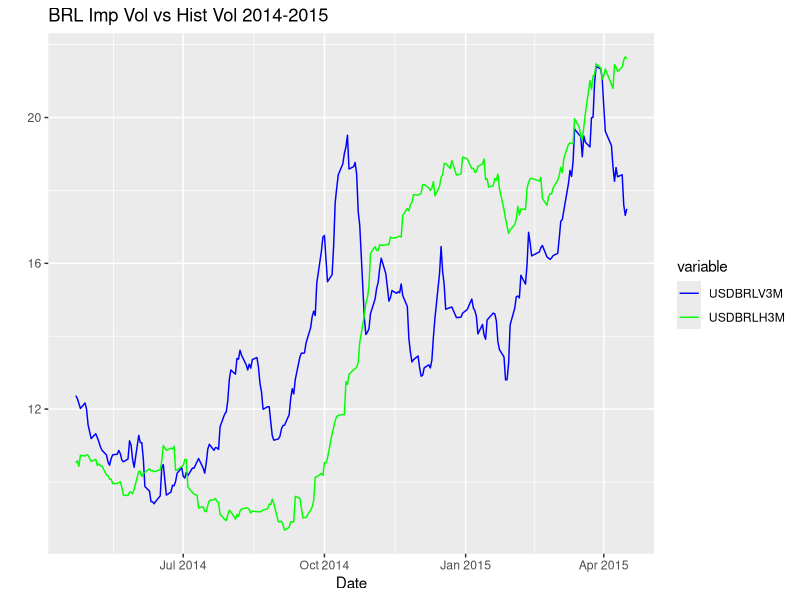
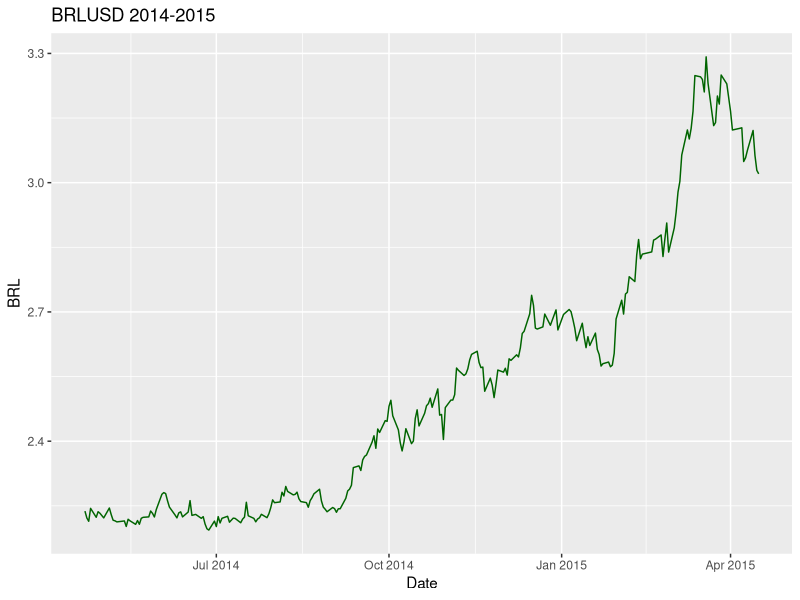
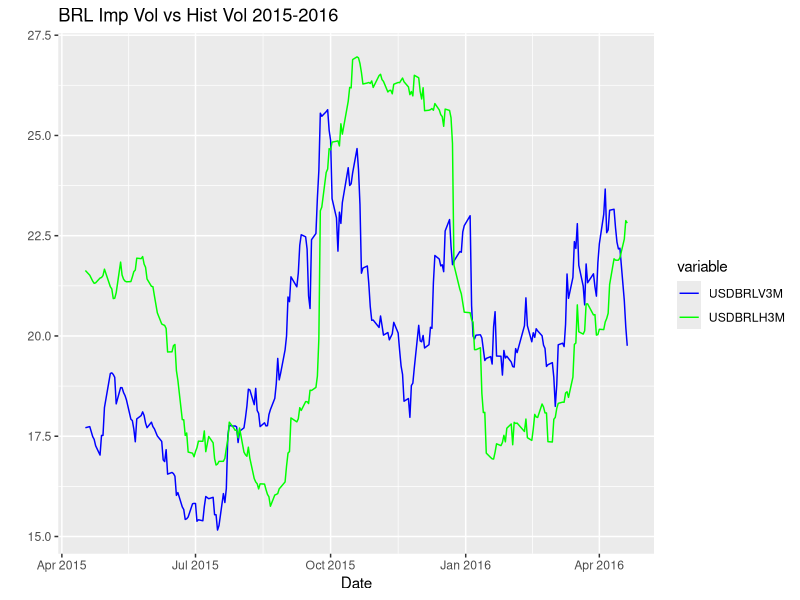
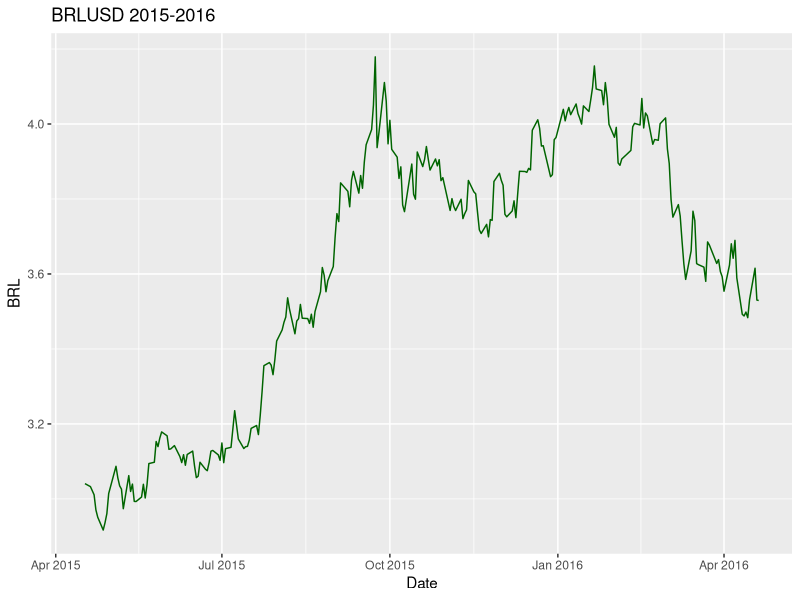
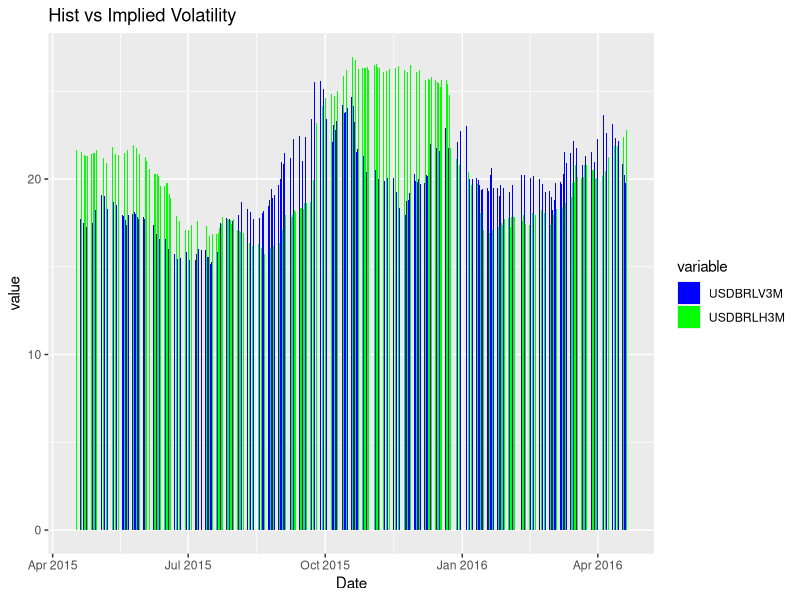
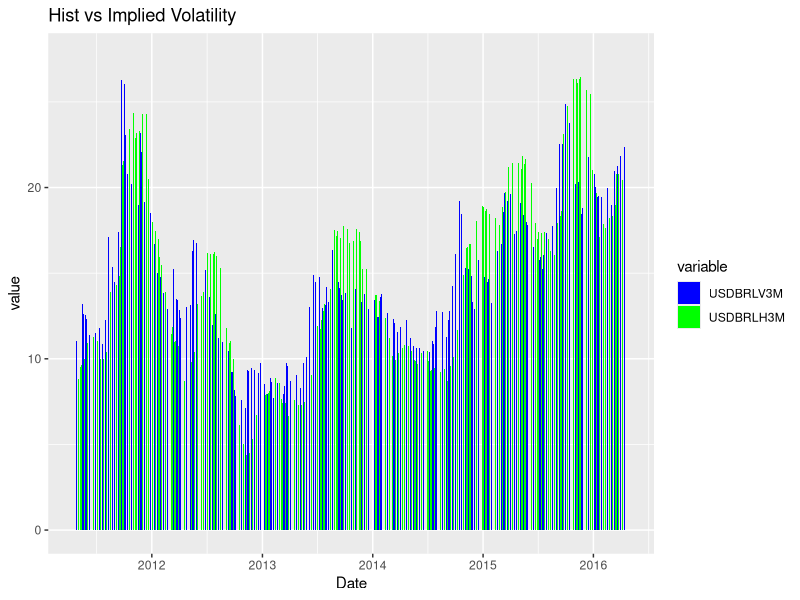
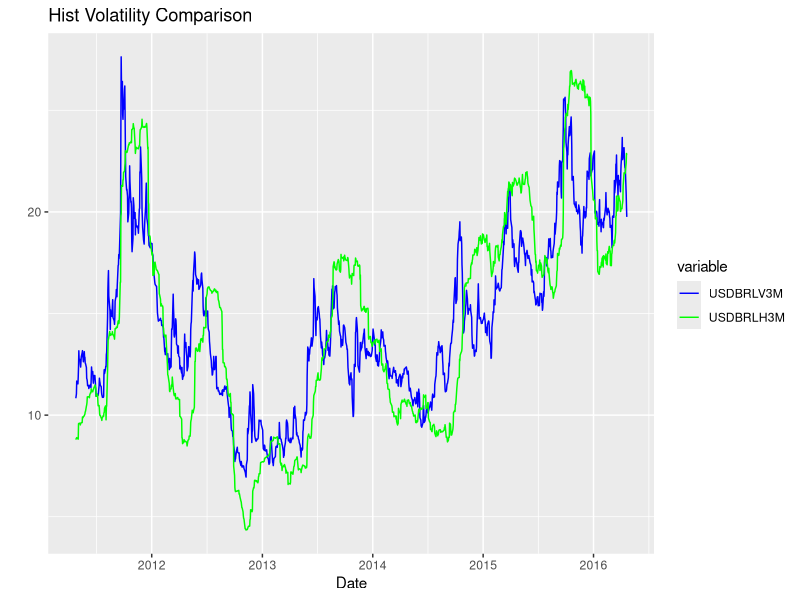
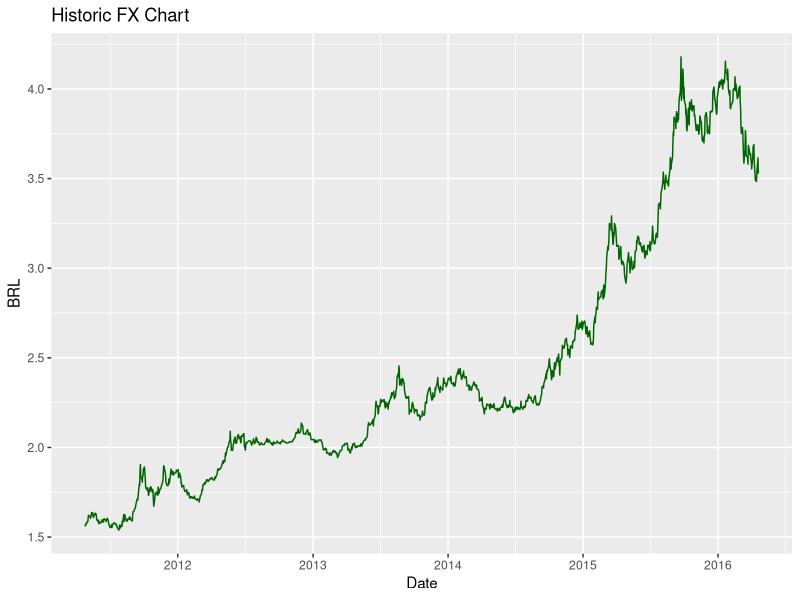

Here is the R script that generated these plots, in order:
install.packages("dplyr")
install.packages("ggplot2")
install.packages("reshape")
install.packages("gtable")
library(dplyr)
library(ggplot2)
library(reshape)
library(gtable)

getwd()
setwd("/Users/zacharyescalante/R_Projects/Project_1")
ImpVol <- read.csv("IV.csv") 
HistVol <- read.csv("realVol.csv")
Rates <- read.csv("1yr_swaps.csv") 
FX <- read.csv("brlFx.csv") 


#Remove the first 6 rows of FX data frame
FX <- FX[-c(1:6),]
colnames(FX) <- c("Date", "BRL") #Change the column names

#Remove the first 5 rows of Rates data frame
Rates <- Rates[-c(1:6),-c(3:4)] #Delete rows 1-6 and columns 3-4
colnames(Rates) <- c("Date", "iRate")

#Remove first columns 1, 5, 8 of ImpVol
iVol <- ImpVol[,-c(1, 5, 8)]

#Remove x bland of HistVol
hVol <- HistVol[, -c(1, 5, 8)]

vol <- merge(iVol, hVol)
vol <- vol[-1,]

#At this point each of the csv files has been loaded as a dataframe 
#and we now have to combine the data. We have already combined the 
#implied volatility data since those two data frames were identical
#and this will cut down on data manipulation. Next we need to cut the 
#Date columns so that they match and we can use join/merge functions   
#in order to create one large data frame with all of our data

#Delete the leading zero for dates in the 'Date' column of 'vol' dataframe

#Convert the 'Date' column from factor -> character
vol[,1] <- as.character(vol$Date)
head(vol)
class(vol$Date)

#Convert the 'Date' column for Rates from factor -> character
Rates[,1] <- as.character(Rates$Date)
Rates[,2] <- as.numeric(as.character(Rates$iRate))
head(Rates)
class(Rates$Date)
class(Rates$iRate)

##Convert the 'Date' column for FX from factor -> character
FX[,1] <- as.character(FX$Date)
FX[,2] <- as.numeric(as.character(FX$BRL))
head(FX)
class(FX$Date)
class(FX$BRL)

#Run a for loop to concatenate the strings with leading zeros
#and remove leading zeros for the day value
nrow(vol)

for(i in 1:nrow(vol))
{
  if(substring(vol$Date[i], 1,1) == '0')
  {
    vol$Date[i] = substr(vol$Date[i], 2, nchar(vol$Date[i]))
  } else{vol$Date[i] = vol$Date[i]}
  vol$Date[i] = sub("/0", "/", vol$Date[i])
}

brl_data <- merge(vol, Rates) #Finish mergin the data
brl_data <- merge(brl_data, FX)
brl_data$Date <- as.Date(brl_data$Date, "%m/%d/%Y") #conver the 'Date' column to 'date' format
class(brl_data$Date) #show that the new class is 'date'

clean<-arrange(brl_data, desc(Date))
head(clean)
class(clean$BRL)
class(clean$iRate)

last_year <- clean[1:252,]
last_year2 <- clean[253:500,]
head(last_year)
class(last_year$BRL)
class(last_year$iRate)

#Create graphs

#2014/2015 Implied Vol vs Hist Vol. 
sub <- last_year2[, c(1, 4, 8)]
subin <- melt(sub, id = "Date")
Vol1415 <- ggplot(subin) + geom_line(aes(x=Date, y=value, colour=variable)) +
  scale_colour_manual(values=c("blue","green")) +
  ggtitle("BRL Imp Vol vs Hist Vol 2014-2015") +
  ylab(" ")
Vol1415

#FX Graph for 2014/2015
FX1415 <- ggplot(last_year2, aes(x=Date, y=BRL)) + 
  geom_line(color = "dark green") +
  ggtitle("BRLUSD 2014-2015")
FX1415

#2015/2016 Implied Vol vs Hist Vol. 
sub <- last_year[, c(1, 4, 8)]
subin <- melt(sub, id = "Date")
Vol1516 <- ggplot(subin, aes(x=Date, y=value, colour=variable)) + geom_line() +
  scale_colour_manual(values=c("blue","green")) +
  ggtitle("BRL Imp Vol vs Hist Vol 2015-2016") +
  ylab(" ")
Vol1516

#FX Graph for 2015/2016
FX1516 <- ggplot(last_year, aes(x=Date, y=BRL)) + 
  geom_line(color = "dark green") +
  ggtitle("BRLUSD 2015-2016")
FX1516

#2015/2016 Volatitily Bar Chart
sub <- last_year[, c(1, 4, 8)]
subin <- melt(sub, id = "Date")
ggplot(subin, aes(x=Date, y = value, fill = variable)) +
  geom_bar(stat = "identity", position = "dodge") +
  scale_fill_discrete(name = "Volatility") +
  ggtitle("Hist vs Implied Volatility") +
  scale_fill_manual(values = c("blue", "green"))

#Historic Volatitily Bar Chart
sub <- clean[, c(1, 4, 8)]
subin <- melt(sub, id = "Date")
HistVol <- ggplot(subin, aes(x=Date, y = value, fill = variable)) +
  geom_bar(stat = "identity", position = "dodge") +
  scale_fill_discrete(name = "Volatility") +
  ggtitle("Hist vs Implied Volatility") +
  scale_fill_manual(values = c("blue", "green"))
HistVol

#Historic Vol comparison - Line Chart
tmp <- clean[,c(1, 4, 8)]
tmp2 <-melt(tmp, id = "Date") 
volHist <- ggplot(tmp2) + geom_line(aes(x=Date, y=value, colour=variable)) +
  scale_colour_manual(values=c("blue","green")) +
  scale_fill_discrete(name = "Volatility") +
  ggtitle("Hist Volatility Comparison") +
  ylab(" ")
volHist

#Historic FX Chart
FXHist <- ggplot(clean, aes(x=Date, y=BRL)) + 
  geom_line(color = "dark green") +
  ggtitle("Historic FX Chart")
FXHist
  
  
